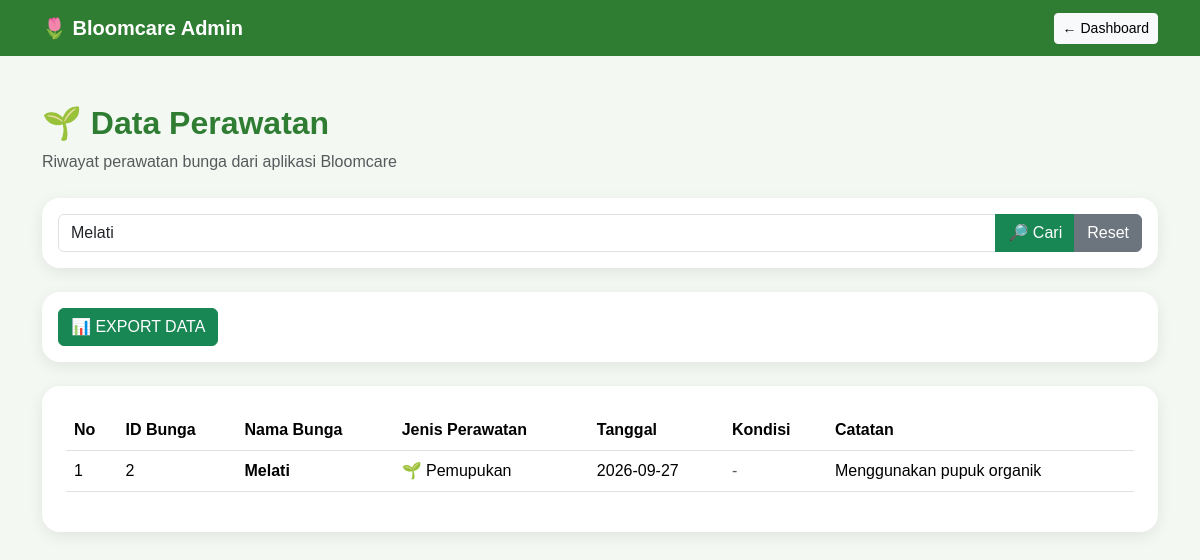
Screenshot of /bloomcare_admin/perawatan.php?cari=Melati with the database file from the repository.
### tables this page shows
CREATE TABLE `perawatan` (
  `id` int NOT NULL,
  `bunga_id` int NOT NULL,
  `jenis_perawatan` varchar(100) NOT NULL,
  `tanggal` date NOT NULL,
  `kondisi` varchar(100) NOT NULL,
  `catatan` text,
  `created_at` timestamp NULL DEFAULT CURRENT_TIMESTAMP
);

CREATE TABLE `bunga` (
  `id` int NOT NULL,
  `nama_bunga` varchar(100) NOT NULL,
  `jenis_bunga` varchar(100) NOT NULL,
  `warna` varchar(50) NOT NULL,
  `tanggal_tanam` date DEFAULT NULL,
  `lokasi` varchar(150) DEFAULT NULL,
  `kondisi` varchar(50) NOT NULL,
  `foto` varchar(255) DEFAULT NULL,
  `catatan` text,
  `created_at` timestamp NULL DEFAULT CURRENT_TIMESTAMP,
  `latitude` varchar(50) DEFAULT NULL,
  `longitude` varchar(50) DEFAULT NULL
);

### bloomcare_admin/perawatan.php (the view, shortened to what this page needs)
<?php
include "koneksi.php";
$cari = $_GET['cari'] ?? '';
$cari = trim($cari);
if ($cari !== '') {
    $keyword = "%" . $cari . "%";
    $stmt = $conn->prepare("
        SELECT
            perawatan.id,
            perawatan.bunga_id,
            bunga.nama_bunga,
            perawatan.jenis_perawatan,
            perawatan.tanggal,
            perawatan.kondisi,
            perawatan.catatan
        FROM perawatan
        LEFT JOIN bunga
            ON perawatan.bunga_id = bunga.id
        WHERE
            bunga.nama_bunga LIKE ?
            OR perawatan.jenis_perawatan LIKE ?
            OR perawatan.kondisi LIKE ?
            OR perawatan.catatan LIKE ?
        ORDER BY perawatan.id DESC
    ");
    $stmt->bind_param(
        "ssss",
        $keyword,
        $keyword,
        $keyword,
        $keyword
    );
    $stmt->execute();
    $result = $stmt->get_result();
}
?>
<!DOCTYPE html>
<html lang="id">
<head>
    <link
        href="https://cdn.jsdelivr.net/npm/bootstrap@5.3.3/dist/css/bootstrap.min.css"
        rel="stylesheet"
    >
</head>
<body>
<nav class="navbar navbar-expand-lg">
    <div class="container">
        <a
            class="navbar-brand"
            href="index.php"
        >
            🌷 Bloomcare Admin
        </a>
        <a
            href="index.php"
            class="btn btn-light btn-sm"
        >
            ← Dashboard
        </a>
    </div>
</nav>
<div class="container py-5">
    <div class="mb-4">
        <h2 class="page-title">
            🌱 Data Perawatan
        </h2>
        <p class="text-muted">
            Riwayat perawatan bunga dari aplikasi Bloomcare
        </p>
    </div>
    <div class="card p-3 mb-4">
        <form method="GET">
            <div class="input-group">
                <input
                    type="text"
                    name="cari"
                    class="form-control"
                    placeholder="🔎 Cari nama bunga, jenis perawatan, kondisi, atau catatan..."
                    value="<?= htmlspecialchars($cari) ?>"
                >
                <button
                    type="submit"
                    class="btn btn-success"
                >
                    🔎 Cari
                </button>
                <a
                    href="perawatan.php"
                    class="btn btn-secondary"
                >
                    Reset
                </a>
            </div>
        </form>
    </div>
    <div class="card p-3 mb-4">
        <div class="d-flex align-items-center gap-3 flex-wrap">
            <button
                type="button"
                class="btn btn-success"
                onclick="pilihFormatExportPerawatan()"
            >
                📊 EXPORT DATA
            </button>
        </div>
    </div>
    <div class="card p-4">
        <div class="table-responsive">
            <table class="table table-hover">
                <thead>
                    <tr>
                        <th>
                            No
                        </th>
                        <th>
                            ID Bunga
                        </th>
                        <th>
                            Nama Bunga
                        </th>
                        <th>
                            Jenis Perawatan
                        </th>
                        <th>
                            Tanggal
                        </th>
                        <th>
                            Kondisi
                        </th>
                        <th>
                            Catatan
                        </th>
                    </tr>
                </thead>
                <tbody>
                    <?php
                    $no = 1;
                    if ($result && $result->num_rows > 0):
                        while ($row = $result->fetch_assoc()):
                    ?>
                    <tr>
                        <td>
                            <?= $no++ ?>
                        </td>
                        <td>
                            <?= htmlspecialchars(
                                $row['bunga_id'] ?? ''
                            ) ?>
                        </td>
                        <td>
                            <strong>
                                <?= htmlspecialchars(
                                    $row['nama_bunga'] ?? 'Tidak ditemukan'
                                ) ?>
                            </strong>
                        </td>
                        <td>
                            🌱
                            <?= htmlspecialchars(
                                $row['jenis_perawatan'] ?? ''
                            ) ?>
                        </td>
                        <td>
                            <?= htmlspecialchars(
                                $row['tanggal'] ?? ''
                            ) ?>
                        </td>
                        <td>
                            <?php if (($row['kondisi'] ?? '') === 'Baik'): ?>
                                <span class="badge badge-baik">
                                    Baik
                                </span>
                            <?php else: ?>
                                <span class="text-muted">
                                    -
                                </span>
                            <?php endif; ?>
                        </td>
                        <td>
                            <?= htmlspecialchars(
                                $row['catatan'] ?? ''
                            ) ?>
                        </td>
                    </tr>
                    <?php
                        endwhile;
                    endif; ?>
                </tbody>
            </table>
        </div>
    </div>
</div>
</body>
</html>

### bloomcare_admin/perawatan.php (style rules this page uses)
body { background: #f4f8f3; font-family: Arial, sans-serif; }
.navbar { background: #2e7d32; }
.navbar-brand { font-weight: bold; color: white !important; }
.page-title { color: #2e7d32; font-weight: bold; }
.card { border: none; border-radius: 18px; box-shadow: 0 4px 15px rgba(0, 0, 0, 0.08); }
.table { vertical-align: middle; }
.table thead { background: #2e7d32; color: white; }

### rows the page displays
perawatan: bunga "2", bunga.nama_bunga "Melati", jenis_perawatan "Pemupukan", tanggal "2026-09-27", catatan "Menggunakan pupuk organik"
